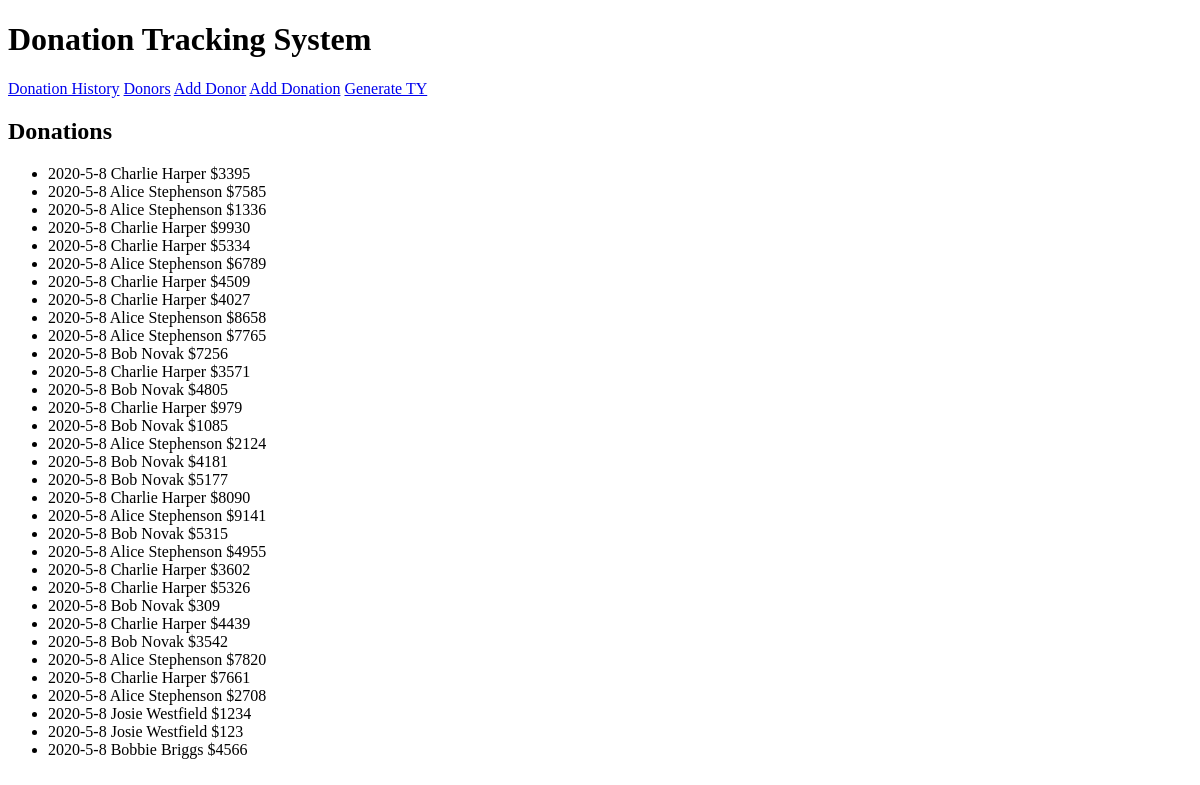
Before: / with the older database file.
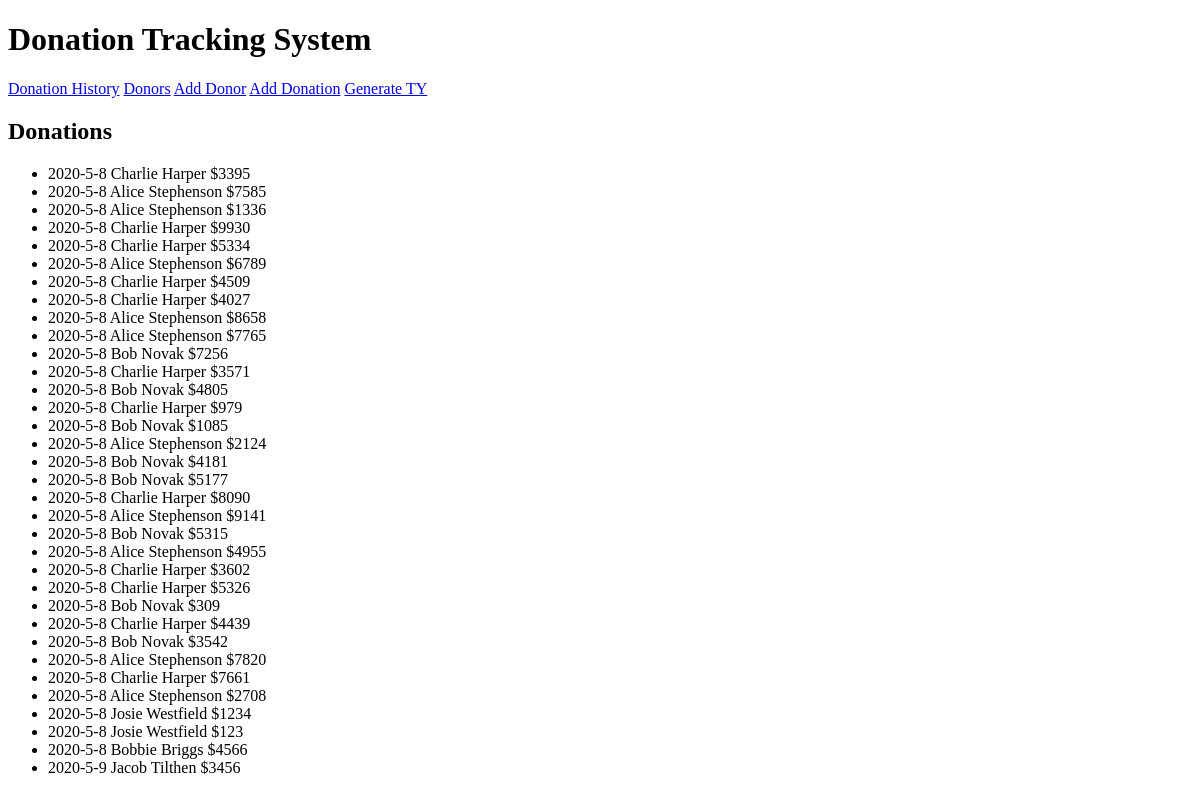
After: the same page with the newer database file.
### model.py (models this page shows)
class Donation(Model):
    value = IntegerField()
    donor = ForeignKeyField(Donor, backref='donations')
    date = DateTimeField(default=datetime.now)
    class Meta:
        database = db

class Donor(Model):
    name = CharField(max_length=255, unique=True)
    email = CharField(max_length=100, null=True, unique=True)
    date_added = DateTimeField(default=datetime.now)
    class Meta:
        database = db

### main.py (the view)
@app.route('/')
def donations():
    donations = Donation.select()
    return render_template('all_donations.jinja2', donations=donations)

### templates/all_donations.jinja2
{% extends 'base.jinja2' %}
{% block subtitle %}Donations{% endblock subtitle %}
{% block content %}
<ul>
    {% for donation in donations %}
        <li>{{ donation.date.year }}-{{ donation.date.month }}-{{ donation.date.day }}
            {{ donation.donor.name }}  ${{ donation.value }}
        </li>
    {% endfor %}
</ul>
{% endblock content %}

### templates/base.jinja2 (shortened to what this page needs)
<!doctype html>
<html lang="en">
    <head>
    </head>
    <body>
        <h1>Donation Tracking System</h1>
        <nav>
            <a id="all" href="{{ url_for('donations') }}">Donation History</a>
            <a id="donors" href="{{ url_for('all_donors') }}">Donors</a>
            <a id="add_donor" href="{{ url_for('add_donor') }}">Add Donor</a>
            <a id="add_donation" href="{{ url_for('add_donation') }}">Add Donation</a>
            <a id="thank_you" href="{{ url_for('thank_you') }}">Generate TY</a>
        </nav>
        <h2>{% block subtitle %} {% endblock subtitle %}</h2>
        {% block content %} {% endblock content %}
   </body>
</html>

Changed rows visible on the page:
added Donation: date.year "2020", date.month "5", date.day "9", donor.name "Jacob Tilthen", value "3456"
